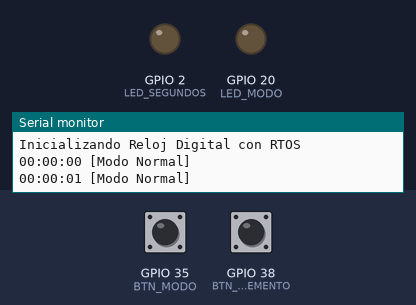
Recording of a program running on a simulated ESP32. On the bench: output pins drawn as LEDs (lit = HIGH), the last lines printed to the serial monitor. Dashed ring = blinking. The inputs (shaded band) are chosen by the test bench; at power-on: GPIO 35 (BTN_MODO) HIGH, GPIO 38 (BTN_INCREMENTO) HIGH.

Above: at 1.2 s.
1.3 s: GPIO 35 (BTN_MODO) pulled LOW for 0.15 s
At 2.5 s:
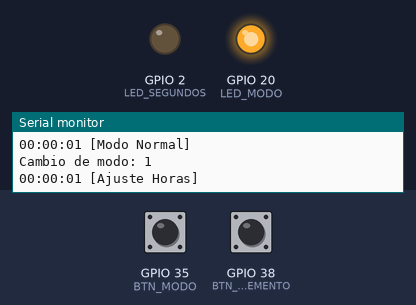
2.9 s: GPIO 38 (BTN_INCREMENTO) pulled LOW for 0.15 s
4.5 s: GPIO 35 (BTN_MODO) pulled LOW for 1 s
7.0 s: GPIO 38 (BTN_INCREMENTO) pulled LOW for 1 s
At 8.2 s:
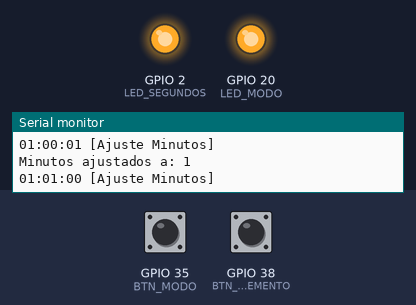
9.5 s: GPIO 35 (BTN_MODO) pulled LOW for 3.2 s
At 11.8 s:
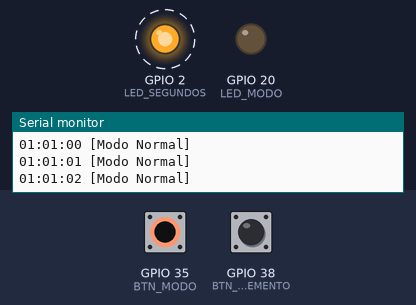
Timing chart, 0 to 16.7 s (numbered marks = the images above; inputs shaded):
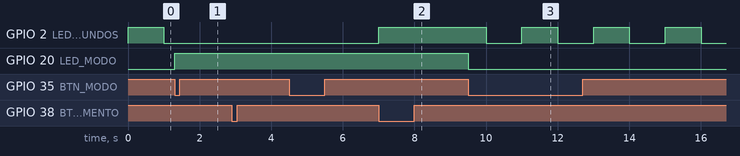

Measured:
- after the input at 1.3 s, GPIO 2 (LED_SEGUNDOS): stays LOW (without the input it goes to HIGH after 0.70 s); GPIO 20 (LED_MODO): LOW → HIGH at once
- after the input at 7.0 s, GPIO 2 (LED_SEGUNDOS): LOW → HIGH at once
- after the input at 9.5 s, GPIO 2 (LED_SEGUNDOS): alternates HIGH for 1.0 s and LOW for 1.0 s, starting after 0.50 s; GPIO 20 (LED_MODO): HIGH → LOW at once

The program:

main.cpp
```cpp
#include <Arduino.h>
#include "freertos/FreeRTOS.h"
#include "freertos/task.h"
#include "freertos/queue.h"
#include "freertos/semphr.h"

// Definición de pines (Actualizados y funcionando)
#define LED_SEGUNDOS 2    // LED que parpadea cada segundo
#define LED_MODO 20       // LED que indica modo de ajuste
#define BTN_MODO 35       // Botón para cambiar modo
#define BTN_INCREMENTO 38 // Botón para incrementar valor

// Variables para el reloj
volatile int horas = 0;
volatile int minutos = 0;
volatile int segundos = 0;
volatile int modo = 0; // 0: modo normal, 1: ajuste horas, 2: ajuste minutos

// Variables FreeRTOS
QueueHandle_t botonQueue;
SemaphoreHandle_t relojMutex;

// Estructura para los eventos de botones
typedef struct {
  uint8_t boton;
  uint32_t tiempo;
} EventoBoton;

// Prototipos de tareas
void TareaReloj(void *pvParameters);
void TareaLecturaBotones(void *pvParameters);
void TareaActualizacionDisplay(void *pvParameters);
void TareaControlLEDs(void *pvParameters);

// Función para manejar interrupciones de botones
void IRAM_ATTR ISR_Boton(void *arg) {
  uint8_t numeroPulsador = (uint32_t)arg;
  EventoBoton evento;
  evento.boton = numeroPulsador;
  evento.tiempo = xTaskGetTickCountFromISR();
  xQueueSendFromISR(botonQueue, &evento, NULL);
}

void setup() {
  Serial.begin(115200);
  Serial.println("Inicializando Reloj Digital con RTOS");

  // Configurar pines
  pinMode(LED_SEGUNDOS, OUTPUT);
  pinMode(LED_MODO, OUTPUT);
  pinMode(BTN_MODO, INPUT_PULLUP);
  pinMode(BTN_INCREMENTO, INPUT_PULLUP);

  // Crear recursos RTOS
  botonQueue = xQueueCreate(20, sizeof(EventoBoton));
  relojMutex = xSemaphoreCreateMutex();

  // Configurar interrupciones para los botones
  attachInterruptArg(BTN_MODO, ISR_Boton, (void*)BTN_MODO, FALLING);
  attachInterruptArg(BTN_INCREMENTO, ISR_Boton, (void*)BTN_INCREMENTO, FALLING);

  // Crear tareas
  xTaskCreate(TareaReloj, "Reloj Task", 2048, NULL, 1, NULL);
  xTaskCreate(TareaLecturaBotones, "Botones Task", 2048, NULL, 2, NULL);
  xTaskCreate(TareaActualizacionDisplay, "Display Task", 2048, NULL, 1, NULL);
  xTaskCreate(TareaControlLEDs, "LEDsTask", 1024, NULL, 1, NULL);
}

void loop() {
  // loop() queda vacío en aplicaciones RTOS
  vTaskDelay(portMAX_DELAY);
}

// Tarea que actualiza el tiempo del reloj
void TareaReloj(void *pvParameters) {
  TickType_t xLastWakeTime = xTaskGetTickCount();
  const TickType_t xPeriod = pdMS_TO_TICKS(1000); // Periodo de 1 segundo

  for (;;) {
    vTaskDelayUntil(&xLastWakeTime, xPeriod);

    if (xSemaphoreTake(relojMutex, portMAX_DELAY) == pdTRUE) {
      if (modo == 0) {
        segundos++;
        if (segundos >= 60) {
          segundos = 0;
          minutos++;
          if (minutos >= 60) {
            minutos = 0;
            horas++;
            if (horas >= 24) {
              horas = 0;
            }
          }
        }
      }
      xSemaphoreGive(relojMutex);
    }
  }
}

// Tarea que gestiona los botones y sus acciones
void TareaLecturaBotones(void *pvParameters) {
  EventoBoton evento;
  uint32_t ultimoTiempoModo = 0;
  uint32_t ultimoTiempoInc = 0;
  const uint32_t debounceTime = pdMS_TO_TICKS(300); // Tiempo anti-rebote

  for (;;) {
    if (xQueueReceive(botonQueue, &evento, portMAX_DELAY) == pdPASS) {

      if (evento.boton == BTN_MODO) {
        if ((evento.tiempo - ultimoTiempoModo) >= debounceTime) {
          if (xSemaphoreTake(relojMutex, portMAX_DELAY) == pdTRUE) {
            modo = (modo + 1) % 3;
            Serial.printf("Cambio de modo: %d\n", modo);
            xSemaphoreGive(relojMutex);
          }
          ultimoTiempoModo = evento.tiempo;
        }
      }
      else if (evento.boton == BTN_INCREMENTO) {
        if ((evento.tiempo - ultimoTiempoInc) >= debounceTime) {
          if (xSemaphoreTake(relojMutex, portMAX_DELAY) == pdTRUE) {
            if (modo == 1) { // Ajuste de horas
              horas = (horas + 1) % 24;
              Serial.printf("Horas ajustadas a: %d\n", horas);
            }
            else if (modo == 2) { // Ajuste de minutos
              minutos = (minutos + 1) % 60;
              segundos = 0; // Reiniciar segundos al cambiar minutos
              Serial.printf("Minutos ajustados a: %d\n", minutos);
            }
            xSemaphoreGive(relojMutex);
          }
          ultimoTiempoInc = evento.tiempo;
        }
      }
    }
  }
}

// Tarea que actualiza la información en el display (puerto serie)
void TareaActualizacionDisplay(void *pvParameters) {
  int horasAnterior = -1, minutosAnterior = -1, segundosAnterior = -1, modoAnterior = -1;

  for (;;) {
    if (xSemaphoreTake(relojMutex, portMAX_DELAY) == pdTRUE) {
      bool cambios = (horas != horasAnterior) || (minutos != minutosAnterior) ||
                     (segundos != segundosAnterior) || (modo != modoAnterior);

      if (cambios) {
        Serial.printf("%02d:%02d:%02d", horas, minutos, segundos);

        if (modo == 0) Serial.println(" [Modo Normal]");
        else if (modo == 1) Serial.println(" [Ajuste Horas]");
        else if (modo == 2) Serial.println(" [Ajuste Minutos]");

        horasAnterior = horas;
        minutosAnterior = minutos;
        segundosAnterior = segundos;
        modoAnterior = modo;
      }
      xSemaphoreGive(relojMutex);
    }
    vTaskDelay(pdMS_TO_TICKS(100));
  }
}

// Tarea que controla los LEDs según el estado del reloj
void TareaControlLEDs(void *pvParameters) {
  bool estadoLedSegundos = false;

  for (;;) {
    if (xSemaphoreTake(relojMutex, portMAX_DELAY) == pdTRUE) {
      if (segundos % 2 == 0 != estadoLedSegundos) {
        estadoLedSegundos = !estadoLedSegundos;
        digitalWrite(LED_SEGUNDOS, estadoLedSegundos);
      }
      digitalWrite(LED_MODO, modo > 0);
      xSemaphoreGive(relojMutex);
    }
    vTaskDelay(pdMS_TO_TICKS(50));
  }
}
```
